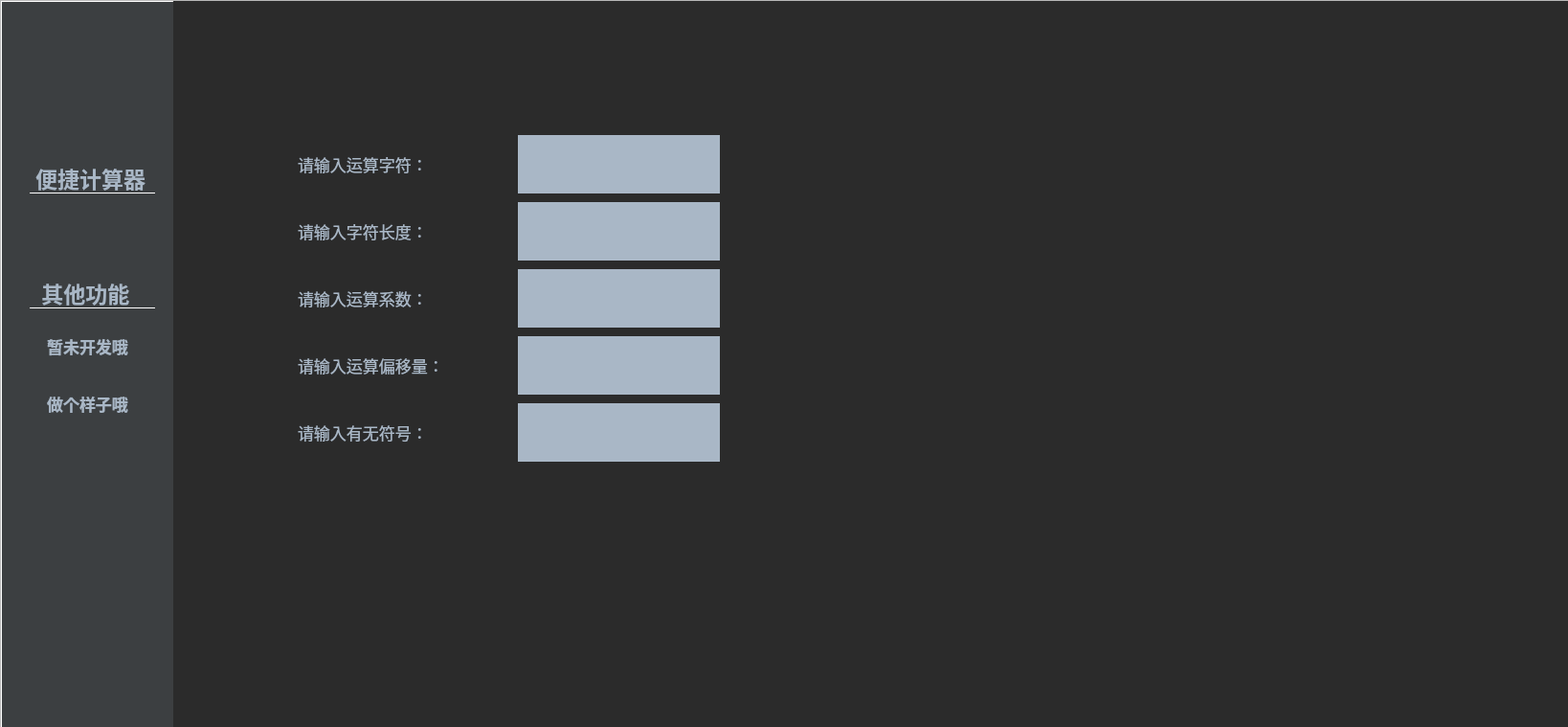
<?xml version="1.0" encoding="UTF-8"?>
<ui version="4.0">
 <class>MainWindow</class>
 <widget class="QMainWindow" name="MainWindow">
  <property name="geometry">
   <rect>
    <x>0</x>
    <y>0</y>
    <width>1638</width>
    <height>759</height>
   </rect>
  </property>
  <property name="windowTitle">
   <string>MainWindow</string>
  </property>
  <widget class="QWidget" name="centralwidget">
   <widget class="QScrollArea" name="scrollArea">
    <property name="geometry">
     <rect>
      <x>0</x>
      <y>0</y>
      <width>1641</width>
      <height>761</height>
     </rect>
    </property>
    <property name="widgetResizable">
     <bool>true</bool>
    </property>
    <widget class="QWidget" name="scrollAreaWidgetContents">
     <property name="geometry">
      <rect>
       <x>0</x>
       <y>0</y>
       <width>1639</width>
       <height>759</height>
      </rect>
     </property>
     <widget class="QWidget" name="first_widget" native="true">
      <property name="enabled">
       <bool>true</bool>
      </property>
      <property name="geometry">
       <rect>
        <x>0</x>
        <y>0</y>
        <width>181</width>
        <height>761</height>
       </rect>
      </property>
      <property name="styleSheet">
       <string notr="true">QWidget{
    background:#3C3F41;
    border-top:1px solid white;
    border-bottom:1px solid white;
    border-left:1px solid white;
	color: #A9B7C6;
}
    QLabel{border:none;
        font-size:23px;
        font-weight:700;
        border-bottom:1px solid white;
        font-family: &quot;Helvetica Neue&quot;, Helvetica, Arial, sans-serif;
    }   
QPushButton{
		border:none;
        font-size:17px;
        font-weight:700;
   		border-top-left-radius:None;
        font-family: &quot;Helvetica Neue&quot;, Helvetica, Arial, sans-serif;
}

QCalendarWidget QTableView 
{
    background-color: #3C3F41;
    alternate-background-color: rgb(128, 128, 128);
}
QToolButton#qt_calendar_monthbutton,#qt_calendar_yearbutton{
color: black; 
font: 11pt Ariali; 

}
   QCalendarWidget QWidget#qt_calendar_navigationbar{
background-color: 	#3C3F41;
}
QToolButton#qt_calendar_monthbutton {
padding-right: 20px;}
</string>
      </property>
      <widget class="QLabel" name="left_label_2">
       <property name="geometry">
        <rect>
         <x>30</x>
         <y>170</y>
         <width>131</width>
         <height>31</height>
        </rect>
       </property>
       <property name="layoutDirection">
        <enum>Qt::LeftToRight</enum>
       </property>
       <property name="text">
        <string>便捷计算器</string>
       </property>
      </widget>
      <widget class="QLabel" name="left_label_4">
       <property name="geometry">
        <rect>
         <x>30</x>
         <y>290</y>
         <width>131</width>
         <height>31</height>
        </rect>
       </property>
       <property name="text">
        <string> 其他功能</string>
       </property>
      </widget>
      <widget class="QPushButton" name="btn_pic">
       <property name="geometry">
        <rect>
         <x>40</x>
         <y>340</y>
         <width>101</width>
         <height>41</height>
        </rect>
       </property>
       <property name="font">
        <font>
         <family>Helvetica Neue,Helvetica,Arial,sans-serif</family>
         <pointsize>-1</pointsize>
         <weight>87</weight>
         <bold>true</bold>
        </font>
       </property>
       <property name="styleSheet">
        <string notr="true"/>
       </property>
       <property name="text">
        <string>暂未开发哦</string>
       </property>
      </widget>
      <widget class="QPushButton" name="btn_pic_2">
       <property name="geometry">
        <rect>
         <x>40</x>
         <y>400</y>
         <width>101</width>
         <height>41</height>
        </rect>
       </property>
       <property name="font">
        <font>
         <family>Helvetica Neue,Helvetica,Arial,sans-serif</family>
         <pointsize>-1</pointsize>
         <weight>87</weight>
         <bold>true</bold>
        </font>
       </property>
       <property name="styleSheet">
        <string notr="true"/>
       </property>
       <property name="text">
        <string>做个样子哦</string>
       </property>
      </widget>
     </widget>
     <widget class="QWidget" name="second_widget" native="true">
      <property name="geometry">
       <rect>
        <x>180</x>
        <y>0</y>
        <width>1461</width>
        <height>761</height>
       </rect>
      </property>
      <property name="styleSheet">
       <string notr="true">    QWidget{
        color: #A9B7C6;
        background:	#2B2B2B;
		border:none;
    }
	QPushButton{
   		border-top-right-radius:None;
		border:none;
        font-size:21px;
        font-weight:700;
        font-family: &quot;Helvetica Neue&quot;, Helvetica, Arial, sans-serif;
    }
QLabel{border:none;}
QScrollArea{border:none;}</string>
      </property>
      <widget class="QLabel" name="left_label_3">
       <property name="geometry">
        <rect>
         <x>130</x>
         <y>140</y>
         <width>181</width>
         <height>61</height>
        </rect>
       </property>
       <property name="font">
        <font>
         <pointsize>13</pointsize>
        </font>
       </property>
       <property name="layoutDirection">
        <enum>Qt::LeftToRight</enum>
       </property>
       <property name="text">
        <string>请输入运算字符：</string>
       </property>
      </widget>
      <widget class="QLabel" name="left_label_5">
       <property name="geometry">
        <rect>
         <x>130</x>
         <y>210</y>
         <width>131</width>
         <height>61</height>
        </rect>
       </property>
       <property name="font">
        <font>
         <pointsize>13</pointsize>
        </font>
       </property>
       <property name="layoutDirection">
        <enum>Qt::LeftToRight</enum>
       </property>
       <property name="text">
        <string>请输入字符长度：</string>
       </property>
      </widget>
      <widget class="QLabel" name="left_label_6">
       <property name="geometry">
        <rect>
         <x>130</x>
         <y>280</y>
         <width>181</width>
         <height>61</height>
        </rect>
       </property>
       <property name="font">
        <font>
         <pointsize>13</pointsize>
        </font>
       </property>
       <property name="layoutDirection">
        <enum>Qt::LeftToRight</enum>
       </property>
       <property name="text">
        <string>请输入运算系数：</string>
       </property>
      </widget>
      <widget class="QLabel" name="left_label_7">
       <property name="geometry">
        <rect>
         <x>130</x>
         <y>350</y>
         <width>181</width>
         <height>61</height>
        </rect>
       </property>
       <property name="font">
        <font>
         <pointsize>13</pointsize>
        </font>
       </property>
       <property name="layoutDirection">
        <enum>Qt::LeftToRight</enum>
       </property>
       <property name="text">
        <string>请输入运算偏移量：</string>
       </property>
      </widget>
      <widget class="QLabel" name="left_label_8">
       <property name="geometry">
        <rect>
         <x>130</x>
         <y>420</y>
         <width>181</width>
         <height>61</height>
        </rect>
       </property>
       <property name="font">
        <font>
         <pointsize>13</pointsize>
        </font>
       </property>
       <property name="layoutDirection">
        <enum>Qt::LeftToRight</enum>
       </property>
       <property name="text">
        <string>请输入有无符号：</string>
       </property>
      </widget>
      <widget class="QTextEdit" name="textEditNum">
       <property name="geometry">
        <rect>
         <x>360</x>
         <y>140</y>
         <width>211</width>
         <height>61</height>
        </rect>
       </property>
       <property name="font">
        <font>
         <pointsize>13</pointsize>
        </font>
       </property>
       <property name="styleSheet">
        <string notr="true">    QTextEdit{
        color: #2B2B2B;
        background:	#A9B7C6;
		border:none;
    }</string>
       </property>
       <property name="html">
        <string>&lt;!DOCTYPE HTML PUBLIC &quot;-//W3C//DTD HTML 4.0//EN&quot; &quot;http://www.w3.org/TR/REC-html40/strict.dtd&quot;&gt;
&lt;html&gt;&lt;head&gt;&lt;meta name=&quot;qrichtext&quot; content=&quot;1&quot; /&gt;&lt;style type=&quot;text/css&quot;&gt;
p, li { white-space: pre-wrap; }
&lt;/style&gt;&lt;/head&gt;&lt;body style=&quot; font-family:'SimSun'; font-size:13pt; font-weight:400; font-style:normal;&quot;&gt;
&lt;p style=&quot;-qt-paragraph-type:empty; margin-top:0px; margin-bottom:0px; margin-left:0px; margin-right:0px; -qt-block-indent:0; text-indent:0px;&quot;&gt;&lt;br /&gt;&lt;/p&gt;&lt;/body&gt;&lt;/html&gt;</string>
       </property>
      </widget>
      <widget class="QTextEdit" name="textEditLength">
       <property name="geometry">
        <rect>
         <x>360</x>
         <y>210</y>
         <width>211</width>
         <height>61</height>
        </rect>
       </property>
       <property name="font">
        <font>
         <pointsize>13</pointsize>
        </font>
       </property>
       <property name="styleSheet">
        <string notr="true">    QTextEdit{
        color: #2B2B2B;
        background:	#A9B7C6;
		border:none;
    }</string>
       </property>
      </widget>
      <widget class="QTextEdit" name="textEditCoeficient">
       <property name="geometry">
        <rect>
         <x>360</x>
         <y>280</y>
         <width>211</width>
         <height>61</height>
        </rect>
       </property>
       <property name="font">
        <font>
         <pointsize>13</pointsize>
        </font>
       </property>
       <property name="styleSheet">
        <string notr="true">    QTextEdit{
        color: #2B2B2B;
        background:	#A9B7C6;
		border:none;
    }</string>
       </property>
      </widget>
      <widget class="QTextEdit" name="textEditOffset">
       <property name="geometry">
        <rect>
         <x>360</x>
         <y>350</y>
         <width>211</width>
         <height>61</height>
        </rect>
       </property>
       <property name="font">
        <font>
         <pointsize>13</pointsize>
        </font>
       </property>
       <property name="styleSheet">
        <string notr="true">    QTextEdit{
        color: #2B2B2B;
        background:	#A9B7C6;
		border:none;
    }</string>
       </property>
      </widget>
      <widget class="QTextEdit" name="textEditSymbol">
       <property name="geometry">
        <rect>
         <x>360</x>
         <y>420</y>
         <width>211</width>
         <height>61</height>
        </rect>
       </property>
       <property name="font">
        <font>
         <pointsize>13</pointsize>
        </font>
       </property>
       <property name="styleSheet">
        <string notr="true">    QTextEdit{
        color: #2B2B2B;
        background:	#A9B7C6;
		border:none;
    }</string>
       </property>
      </widget>
     </widget>
    </widget>
   </widget>
  </widget>
 </widget>
 <resources>
  <include location="gif_data2.gif"/>
 </resources>
 <connections/>
</ui>
